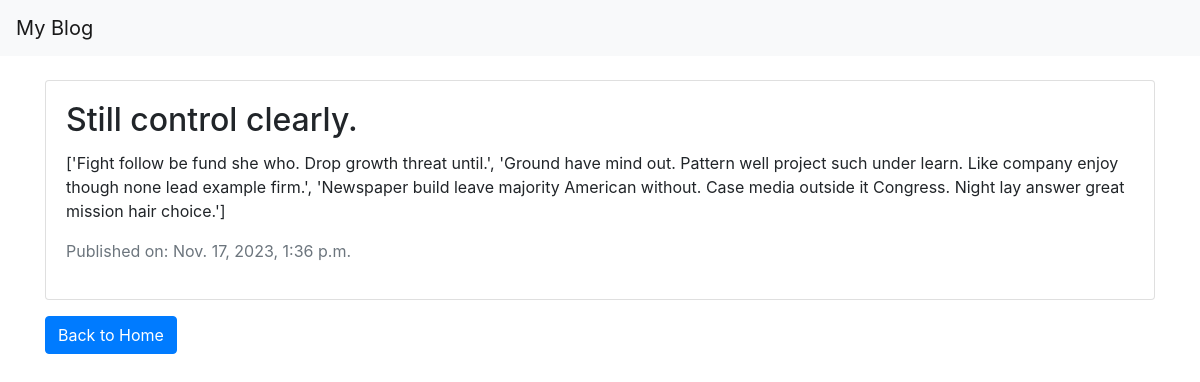
Page /post_detail/1/ on the committed database.
### blogapp/models.py (models this page shows, shortened)
class Postmodel(models.Model):
    title = models.CharField(max_length=200)
    content = models.TextField()
    pub_date = models.DateTimeField(auto_now_add=True)

### blogapp/views.py (the view)
# urls.py: path('post_detail/<int:post_id>/', post_detail_view, name='post_detail_view'),
def post_detail_view(request, post_id):
    post = Postmodel.objects.get(pk=post_id)
    return render(request, 'post_detail.html', {'post': post})

### templates/post_detail.html (shortened to what this page needs)
{% extends 'base.html' %}
{% block content %}
    <div class="card my-3">
        <div class="card-body">
            <h2 class="card-title">{{ post.title }}</h2>
            <p class="card-text">{{ post.content }}</p>
            <p class="text-muted">Published on: {{ post.pub_date }}</p>
        </div>
    </div>
    <a href="{% url 'home' %}" class="btn btn-primary">Back to Home</a>
{% endblock %}

### rows in the picture
Postmodel: title "Still control clearly.", content "['Fight follow be fund she who. Drop growth threat until.', 'Ground have mind out. Pattern well project such under learn. Like company enjoy though none lead example firm.', 'Newspaper build leave majority American without. Case media outside it Congress. Night lay answer great mission hair choice.']", pub_date "Nov. 17, 2023, 1:36 p.m."
